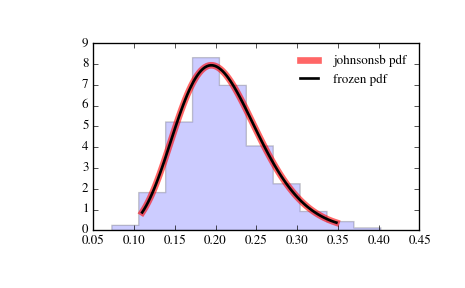

This figure's Python source:
from scipy.stats import johnsonsb
import matplotlib.pyplot as plt
fig, ax = plt.subplots(1, 1)

# Calculate a few first moments:

a, b = 4.32, 3.18
mean, var, skew, kurt = johnsonsb.stats(a, b, moments='mvsk')

# Display the probability density function (``pdf``):

x = np.linspace(johnsonsb.ppf(0.01, a, b),
                johnsonsb.ppf(0.99, a, b), 100)
ax.plot(x, johnsonsb.pdf(x, a, b),
       'r-', lw=5, alpha=0.6, label='johnsonsb pdf')

# Alternatively, the distribution object can be called (as a function)
# to fix the shape, location and scale parameters. This returns a "frozen"
# RV object holding the given parameters fixed.

# Freeze the distribution and display the frozen ``pdf``:

rv = johnsonsb(a, b)
ax.plot(x, rv.pdf(x), 'k-', lw=2, label='frozen pdf')

# Check accuracy of ``cdf`` and ``ppf``:

vals = johnsonsb.ppf([0.001, 0.5, 0.999], a, b)
np.allclose([0.001, 0.5, 0.999], johnsonsb.cdf(vals, a, b))
# True

# Generate random numbers:

r = johnsonsb.rvs(a, b, size=1000)

# And compare the histogram:

ax.hist(r, normed=True, histtype='stepfilled', alpha=0.2)
ax.legend(loc='best', frameon=False)
plt.show()
